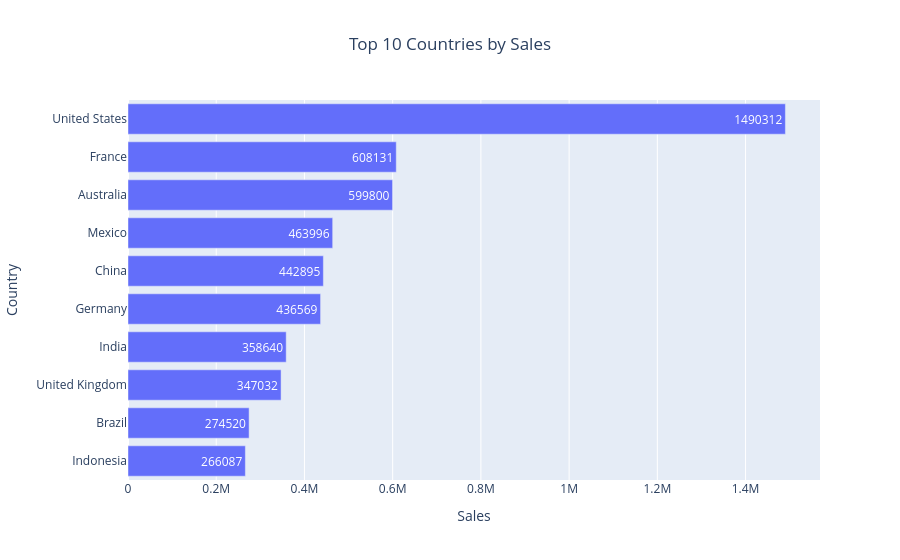

The notebook cell this image was saved under:
### Code cell
fig = px.bar(
    top_country,
    x="Sales",
    y="Country",
    orientation="h",
    title="Top 10 Countries by Sales",
    text="Sales"
)

fig.update_layout(
    yaxis={'categoryorder':'total ascending'},
    title_x=0.5
)

fig.show()

### Figure 1 — Plotly figure (JSON) as saved in the notebook; plotly's stock layout.template omitted (floating-point values rounded to 4 significant figures)
{"data": [{"hovertemplate": "Sales=%{text}<br>Country=%{y}<extra></extra>", "legendgroup": "", "marker": {"color": "#636efa", "pattern": {"shape": ""}}, "name": "", "orientation": "h", "showlegend": false, "text": [1490000.0, 608100.0, 599800.0, 464000.0, 442900.0, 436600.0, 358600.0, 347000.0, 274500.0, 266100.0], "textposition": "auto", "type": "bar", "x": [1490312, 608131, 599800, 463996, 442895, 436569, 358640, 347032, 274520, 266087], "xaxis": "x", "y": ["United States", "France", "Australia", "Mexico", "China", "Germany", "India", "United Kingdom", "Brazil", "Indonesia"], "yaxis": "y"}], "layout": {"barmode": "relative", "legend": {"tracegroupgap": 0}, "title": {"text": "Top 10 Countries by Sales", "x": 0.5}, "xaxis": {"anchor": "y", "domain": [0, 1], "title": {"text": "Sales"}}, "yaxis": {"anchor": "x", "categoryorder": "total ascending", "domain": [0, 1], "title": {"text": "Country"}}}}
